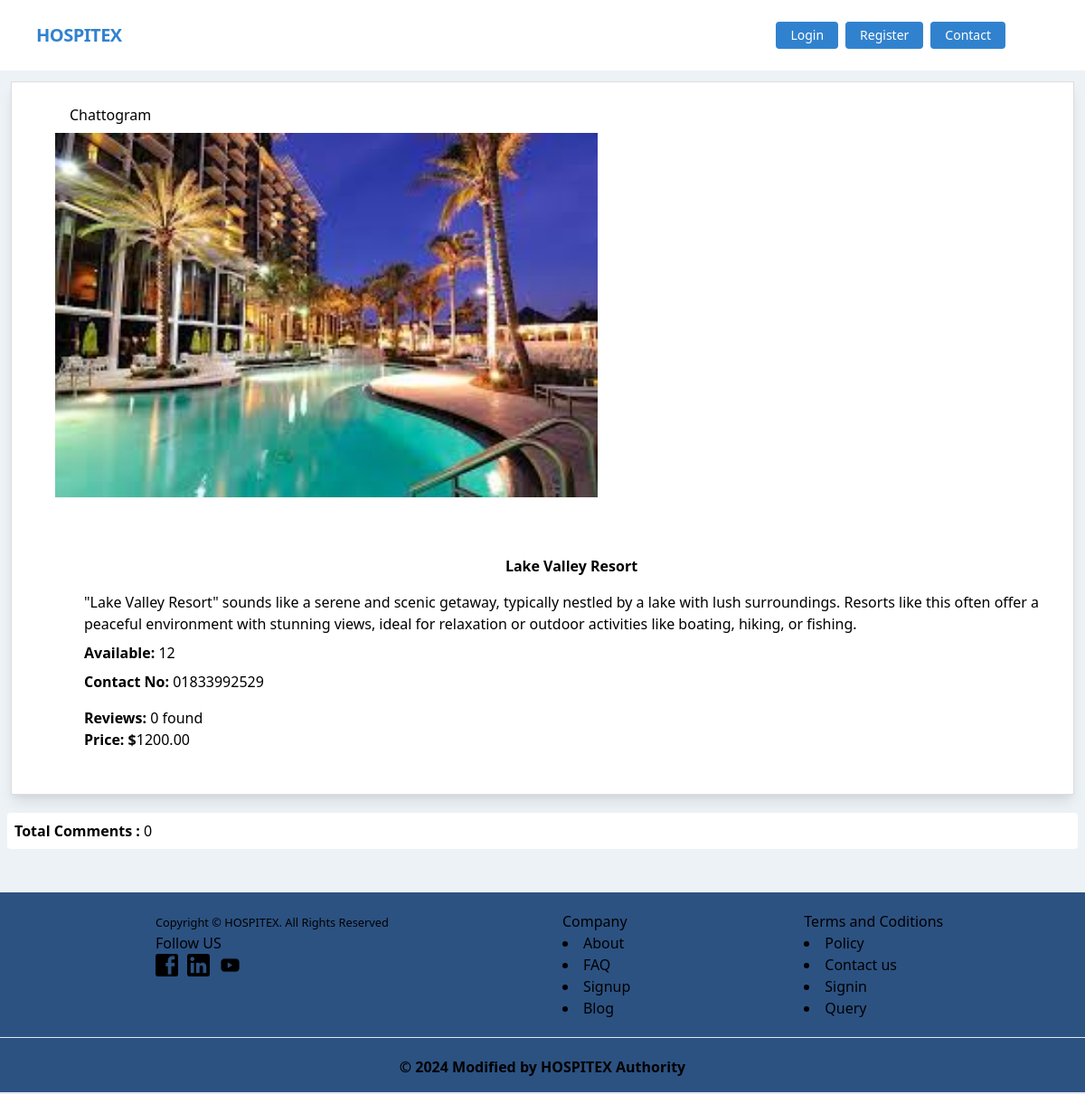
/hotels/details/1/, run on the app's committed database.
### hotel/models.py (models this page shows, shortened)
class Category(models.Model):
    name = models.CharField(max_length=50)
    slug = models.SlugField(max_length=40, unique=True, blank=True)

class Hotel(models.Model):
    categories = models.ManyToManyField(Category)
    title = models.CharField(max_length=120)
    description = models.TextField()
    image = models.ImageField(upload_to='hotel/media/uploads',blank=True,null=True)
    phone_no = models.CharField(max_length=50,blank=True,null=True)
    price = price = models.DecimalField(max_digits=12, decimal_places=2)
    rooms = models.PositiveIntegerField(default = 0)

### hotel/views.py (the view, shortened to what this page needs)
# urls.py: path('hotels/details/<int:pk>/', DetailHotelView.as_view(), name='hotel_detail'),
class DetailHotelView(DetailView):
    model = Hotel
    template_name = 'hotel_detail.html'
    form_class = ReviewForm
    def get_context_data(self, **kwargs):
        context = super().get_context_data(**kwargs)
        hotel = self.object
        reviews = Review.objects.filter(hotel=hotel)
        comment_form = self.form_class()
        if self.request.user.is_authenticated:
            user_has_booked = BookingHotelHistory.objects.filter(user=self.request.user, hotel=hotel).exists()
        else:
            user_has_booked = False
        context['reviews'] = reviews
        context['comment_form'] = comment_form
        context['user_has_booked'] = user_has_booked
        return context

### hotel/templates/hotel_detail.html (shortened to what this page needs)
{% extends 'base.html' %} {% load static %}
{% load crispy_forms_tags %}
{% block body %}
<div class="card m-3 bg-white shadow-lg p-4 mb-5 rounded-4 border-0" style="border: 1px solid #ddd;">
  <div class="row g-0">
      <div class="p-2">
          {% for category in hotel.categories.all %}
              <span class="badge bg-primary text-light ml-8 fs-6 p-2 me-2">{{ category.name }}</span>
          {% endfor %}
      </div>
      <div class="flex flex-wrap">
      <div class="col-12 col-md-6">
        {% if hotel.image %}
            <img src="{{ hotel.image.url }}" alt="{{ hotel.title }}" class="w-200 ml-8 rounded-3 shadow-sm" style="width:600px; height: 100%; object-fit: cover;">
        {% else %}
            <img src="{% static 'default-image.jpg' %}" alt="Default image" class="w-100 rounded-3 shadow-sm" style="height: 100%; object-fit: cover;">
        {% endif %}
      </div>
    <div class="col-12 col-md-6 card-body mt-16 ml-16 d-flex flex-column justify-content-center">
        <h5 class="card-title text-center  text-primary fw-bold display-6"><strong>{{ hotel.title }}</strong></h5>
        <p class="card-text mt-4 m-auto fs-5">{{ hotel.description }}</p>
        <p class="card-text mt-2 fs-5"><strong>Available: </strong> {{ hotel.rooms }}</p>
        <p class="card-text mt-2"><strong>Contact No: </strong>{{ hotel.phone_no }}</p>
        <p class="card-text mt-4 fs-5"><strong>Reviews: </strong> {{ reviews|length }} found</p>
        <p class="card-text mb-8 fs-5"><strong>Price: $</strong>{{ hotel.price }}</p>
      </div>
      </div>
  </div>
</div>
  <section>
    <div class="card m-2">
        <h5 class="p-2 bg-white rounded fs-5 fw-bold"><strong>Total Comments : </strong> {{ reviews | length }}</h5>
</div>
  </section>
{% endblock %}

### hotel/templates/hotel_detail.html (style rules this page uses)
body { background-color:; }

### data on the page
Category: name "Chattogram"
Hotel: image (picture), title "Lake Valley Resort", description "\"Lake Valley Resort\" sounds like a serene and scenic getaway, typically nestled by a lake with lush surroundings. Resorts like this often offer a peaceful environment with stunning views, ideal for relaxation or outdoor activities like boating, hiking, or fishing.", rooms "12", phone_no "01833992529", price "1200.00"

### other printed values
{{ reviews|length }} "0"
{{ reviews | length }} "0"
